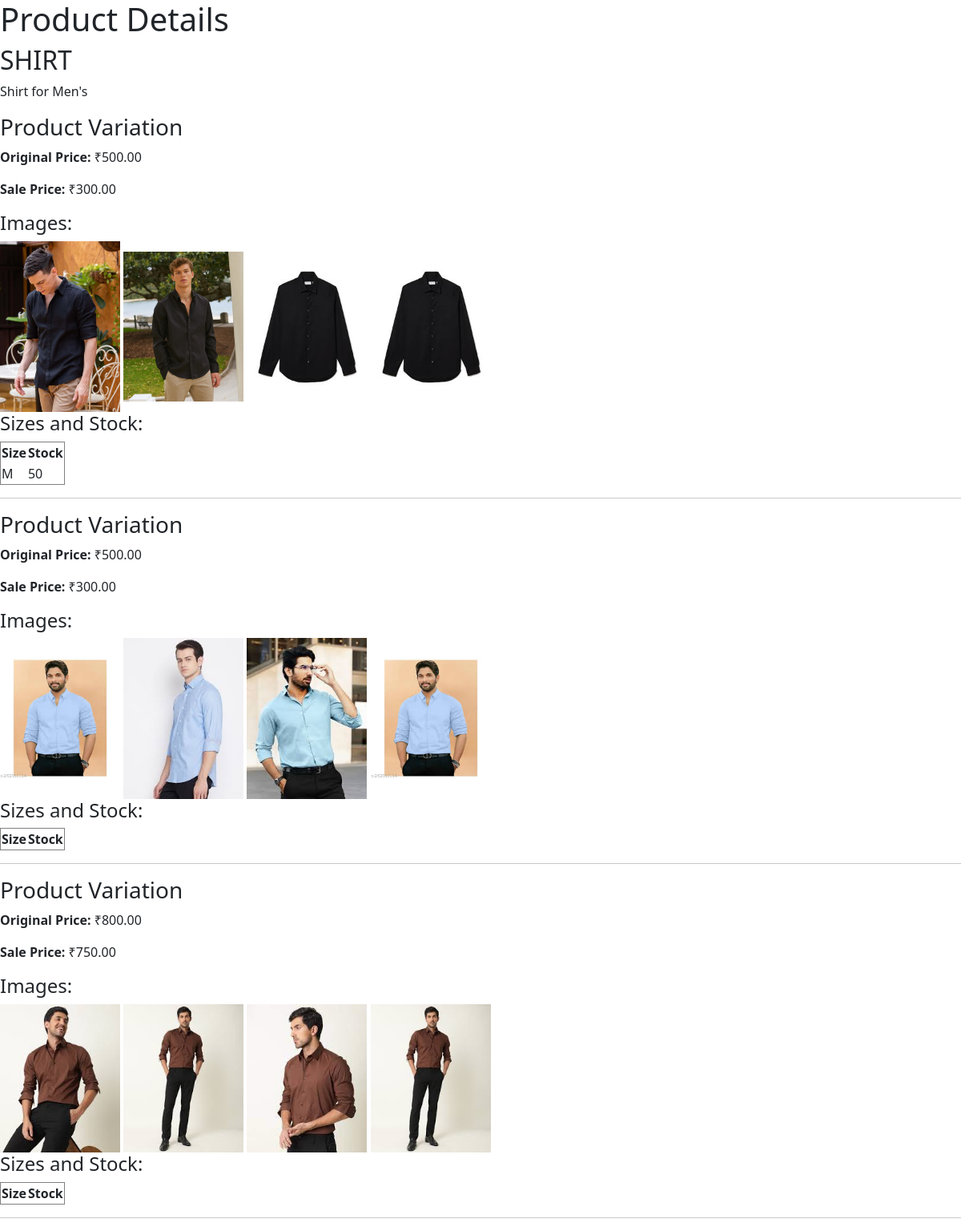
/productdetails/SHIRT/, run on the app's committed database.
### app/models.py (models this page shows, shortened)
class Product(models.Model):
    product_id = models.AutoField(primary_key=True)
    product_category = models.ForeignKey(ProductCategory, on_delete=models.CASCADE)
    brand = models.ForeignKey(Brand, on_delete=models.CASCADE)
    product_name = models.CharField(max_length=255)
    product_description = models.TextField()
    model_height = models.FloatField(blank=True,null=True)
    model_wearing = models.CharField(max_length=255,blank=True,null=True)
    care_instructions = models.TextField(blank=True,null=True)
    about = models.TextField(blank=True,null=True)

class ProductItem(models.Model):
    product_item_id = models.AutoField(primary_key=True)
    product = models.ForeignKey(Product, on_delete=models.CASCADE)
    colour = models.ForeignKey(Colour, on_delete=models.CASCADE)
    original_price = models.DecimalField(max_digits=10, decimal_places=2)
    sale_price = models.DecimalField(max_digits=10, decimal_places=2)
    image1=models.ImageField(upload_to='product_images/',blank=True,null=True)
    image2=models.ImageField(upload_to='product_images/',blank=True,null=True)
    image3=models.ImageField(upload_to='product_images/',blank=True,null=True)
    image4=models.ImageField(upload_to='product_images/',blank=True,null=True)
    slug=models.CharField(max_length=100,blank=True,null=True)

### app/views.py (the view)
# urls.py: path('productdetails/<str:product_name>/',views.product_details_view,name='productdetails'),
def product_details_view(request, product_name):
    products = Product.objects.filter(product_name=product_name)
    product = products.first()
    product_items = ProductItem.objects.filter(product=product)
    product_details = []
    for item in product_items:
        variations = ProductVariation.objects.filter(product_item=item)
        size_stock_info = [
            {
                'size_name': variation.size.size_name,
                'stock': variation.qty_in_stock
            }
            for variation in variations
        ]
        product_details.append({
            'product_description': product.product_description,
            'colour': item.colour.colour_name,
            'original_price': item.original_price,
            'sale_price': item.sale_price,
            'images': [item.image1, item.image2, item.image3, item.image4],
            'sizes_and_stock': size_stock_info,
        })
    context = {
        'product_name': product.product_name,
        'product_description': product.product_description,
        'product_details': product_details,
    }
    return render(request, 'product_details.html', context)

### template/product_details.html (shortened to what this page needs)
{% extends 'base.html' %}
{% block content %}
<h1>Product Details</h1>
<h2>{{ product_name }}</h2>
<p>{{ product_description }}</p>
{% for detail in product_details %}
    <h3>Product Variation</h3>
    <p><strong>Original Price:</strong> ₹{{ detail.original_price }}</p>
    {% if detail.sale_price %}
        <p><strong>Sale Price:</strong> ₹{{ detail.sale_price }}</p>
    {% endif %}
    <h4>Images:</h4>
    {% if detail.images %}
        {% for image in detail.images %}
            <img src="{{ image.url }}" alt="Product Image" width="150">
        {% endfor %}
    {% else %}
        <p>No images available.</p>
    {% endif %}
    <h4>Sizes and Stock:</h4>
    <table border="1">
        <tr>
            <th>Size</th>
            <th>Stock</th>
        </tr>
        {% for size_stock in detail.sizes_and_stock %}
        <tr>
            <td>{{ size_stock.size_name }}</td>
            <td>{{ size_stock.stock }}</td>
        </tr>
        {% endfor %}
    </table>
    <hr>
{% endfor %}
{% endblock %}

### data on the page
Product: product_name "SHIRT", product_description "Shirt for Men's"
ProductItem: original_price "500.00", sale_price "300.00"
ProductItem: original_price "500.00", sale_price "300.00"
ProductItem: original_price "800.00", sale_price "750.00"

### other printed values
{{ size_stock.size_name }} "M"
{{ size_stock.stock }} "50"
